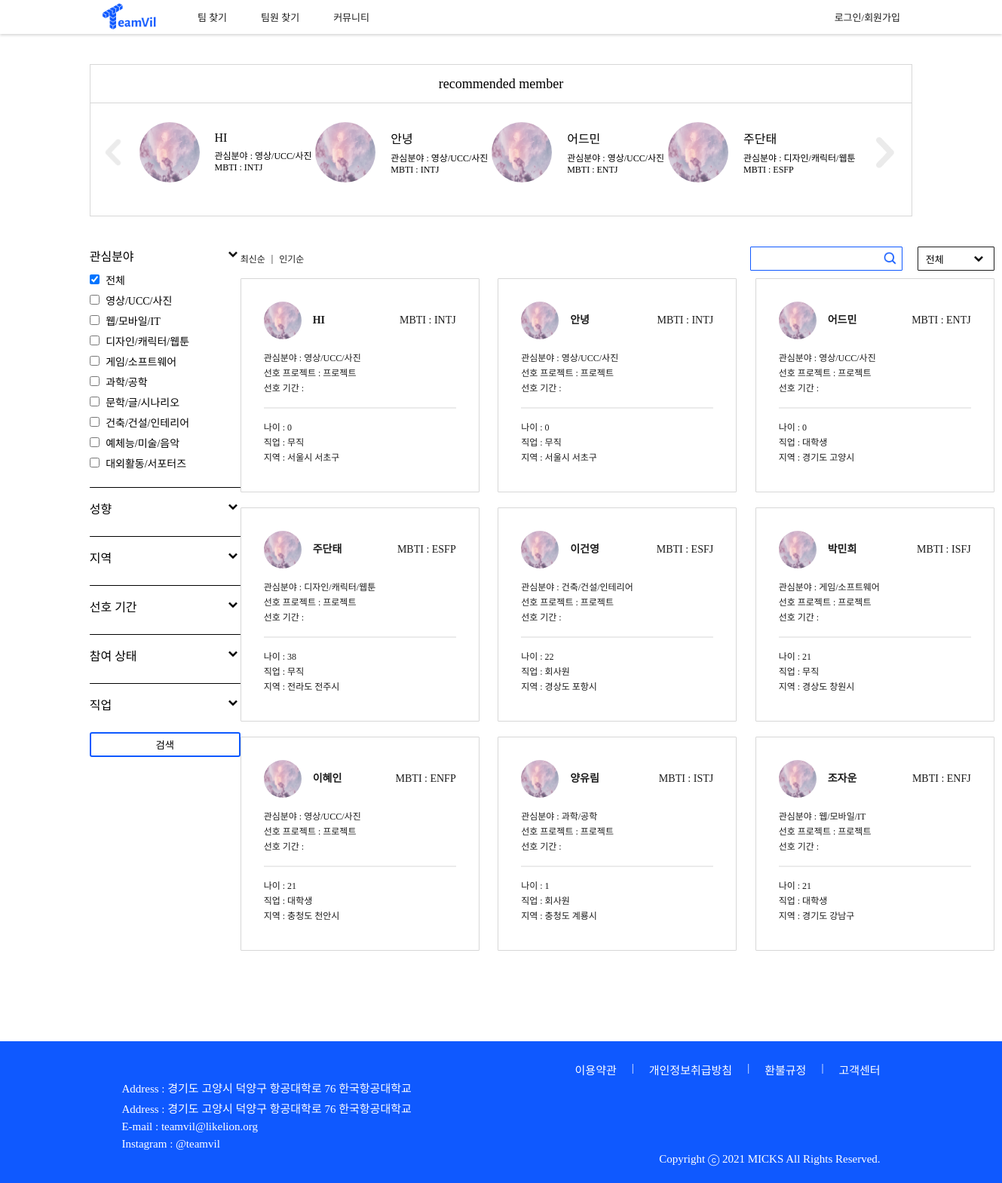
Before: /member/member_search/ with the older database file.
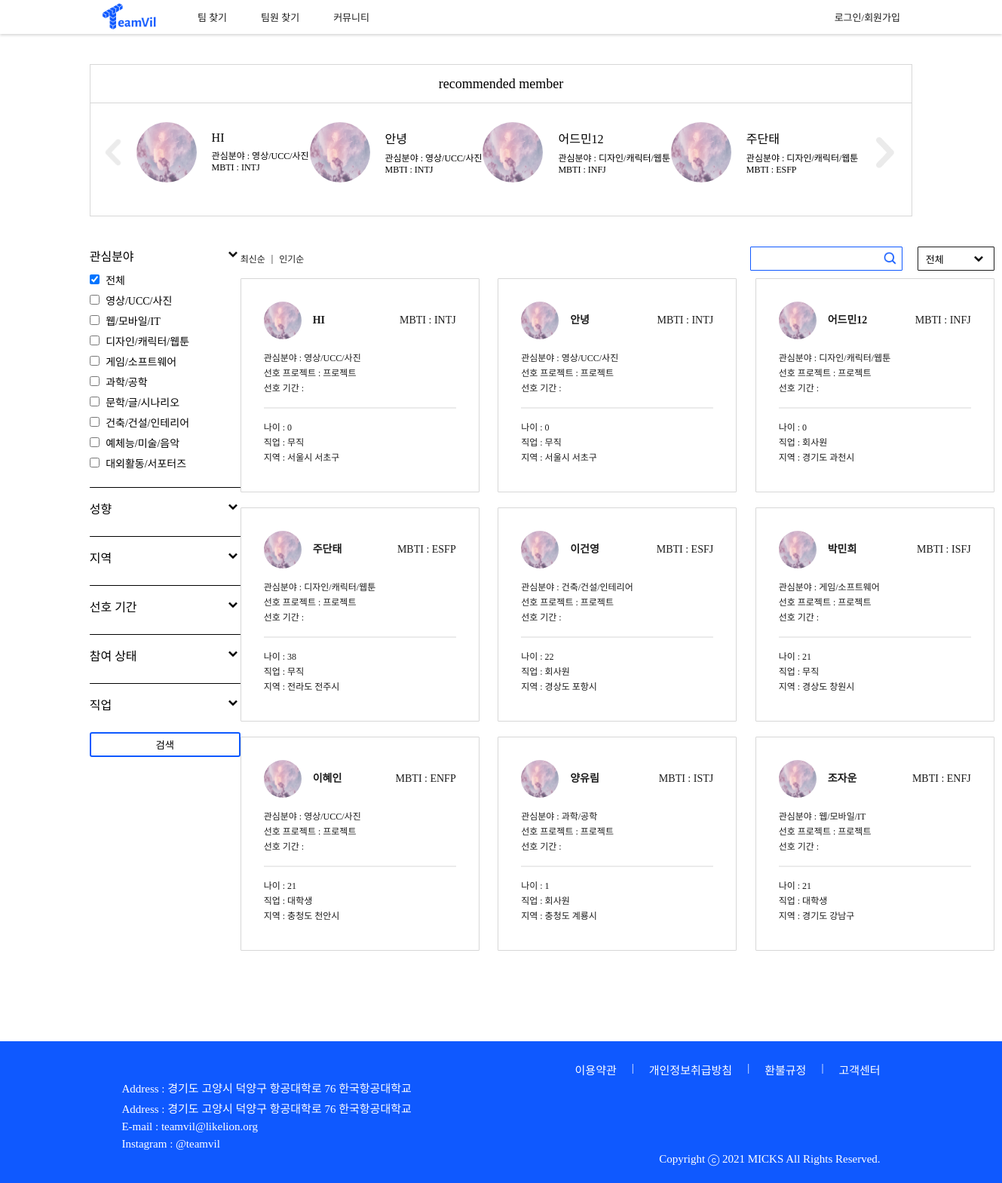
After: the same page with the newer database file.
### account/models.py (models this page shows, shortened)
class Profile(models.Model):
    user_id = models.ForeignKey(User, on_delete = models.CASCADE, db_column="user_id")
    name = models.CharField(max_length=25)
    mbti_id = models.ForeignKey(Mbti, on_delete = models.CASCADE, db_column="mbti_id")
    mbti_detail = models.CharField(max_length=100, null=True)
    email = models.CharField(max_length=45)
    phone = models.CharField(max_length=15)
    birthday = models.DateField()
    region1_id = models.ForeignKey(Region1, on_delete = models.CASCADE, db_column="region1_id")
    region2_id = models.ForeignKey(Region2, on_delete = models.CASCADE, db_column="region2_id")
    openPhone = models.IntegerField()
    openEmail = models.IntegerField()
    term_id = models.ForeignKey(Term, on_delete = models.CASCADE, db_column="term_id")
    field1_id = models.ForeignKey(Field1, on_delete = models.CASCADE, db_column="field1_id")
    field2 = models.CharField(max_length=20)
    state = models.IntegerField()
    job_id = models.ForeignKey(Job, on_delete = models.CASCADE, db_column="job_id")
    education_id = models.ForeignKey(Education, on_delete = models.CASCADE, db_column="education_id", null=True)
    isLink = models.IntegerField()
    isFile = models.IntegerField()
    isCarrer = models.IntegerField()
    pr = models.TextField(null=True)
    register = models.DateTimeField(default=timezone.now)
    photo = models.FileField(null=True)
    isReview = models.IntegerField()
    view_cnt = models.IntegerField(default=0)
    submit = models.IntegerField(default=0)

class Mbti(models.Model):
    mbti = models.CharField(max_length=4)
    mbti_cnt = models.IntegerField(default=0)

class Job(models.Model):
    job = models.CharField(max_length=20)

### home/models.py (models this page shows, shortened)
class Field1(models.Model):
    field1 = models.CharField(max_length=20)

class Region1(models.Model):
    region1 = models.CharField(max_length=20)

class Region2(models.Model):
    region1_id = models.ForeignKey(Region1, on_delete = models.CASCADE, db_column="region1_id")
    region2 = models.CharField(max_length=20)

### account/views.py (the view)
# urls.py: path('member_search/', views.member_search, name = "member_search"),
def member_search(request):
    profiles = Profile.objects.all().order_by('-register')
    profiles_reg = Profile.objects.all().order_by('-id')[:4]
    field1 = Field1.objects.all() # 대분야 (ex IT)
    mbti = Mbti.objects.all()
    region2 = Region2.objects.all() # ~시 (서울만 ~구)
    term = Term.objects.all()
    job = Job.objects.all()
    return render(request, "member_search.html", {'profiles':profiles, "field1s":field1, "mbtis" : mbti,
                                                    "region2s": region2, "terms": term, "jobs": job, "profiles_reg":profiles_reg})

### teamvil/templatetags/custom_tags.py (called while the page is built)
@register.simple_tag
def getAge(birthday):
    now = int(datetime.datetime.today().year)
    birthday = int(birthday.strftime('%Y'))
    return now - birthday

### account/templates/member_search.html (shortened to what this page needs)
<!DOCTYPE html>
<html lang="en">
{% load static %}
{% load custom_tags %}
<head>
    <link rel="stylesheet" href="{% static 'css/base.css' %}">
    <link rel="stylesheet" href="{% static 'css/member_search.css' %}">
</head>
<body>
    {% include 'navbar.html' %}
    <section class="member_search-rec-box margin">
        <p class="member_search-rec-title spoqa-regular">recommended member</p>
        <div class="member_search-rec-container">
            <img class="member_search-chevron-left" src="{% static 'image/chevron-left.png' %}" alt="">
            {% for reg in profiles_reg %}
            <div class="member_search-rec-member">
                <img class="member_search-rec-image" src="{% static 'image/cloud.jpg' %}">
                <div class="member_search-rec-info">
                    <p class="member_search-rec-info-name spoqa-regular">{{reg.name}}</p>
                    <p class="spoqa-light">관심분야 : {{reg.field1_id.field1}}</p>
                    <p class="spoqa-light">MBTI : {{reg.mbti_id.mbti}}</p>
                </div>
            </div>
            {% endfor %}
            <img class="member_search-chevron-right" src="{% static 'image/chevron-right.png' %}" alt="">
        </div>
    </section>
    <section class="member_search-container margin">
        <aside class="member_search-filter-container">
            <div class="member_search-filter-item-container">
                <div class="member_search-filter-active">
                    <p class="member_search-filter-title spoqa-medium">관심분야</p>
                    <div value="field1" class="drop_btn">
                        <img class="member_search-chevron" src="{% static 'image/chevron-down.png' %}">
                    </div>
                </div>
                <div class="active" id="field1">
                    <div class="member_search-filter-item-list spoqa-light">
                        <label>
                            <input type="checkbox" value='all' class="field1" data="field1_all" checked>
                            <span>전체</span>
                        </label>
                    </div>
                    {% for field1 in field1s %}
                        <div class="member_search-filter-item-list spoqa-light">
                            <label>
                                <input type="checkbox" value='{{field1.id}}' class="field1">
                                <span>{{field1.field1}}</span>
                            </label>
                        </div>
                    {% endfor %}
                </div>
                <hr>
                <div class="member_search-filter-active">
                    <p class="member_search-filter-title spoqa-medium">성향</p>
                    <div value="mbti" class="drop_btn">
                        <img class="member_search-chevron" src="{% static 'image/chevron-down.png' %}">
                    </div>
                </div>
                <hr>
                <div class="member_search-filter-active">
                    <p class="member_search-filter-title spoqa-medium">지역</p>
                    <div value="region" class="drop_btn">
                        <img class="member_search-chevron" src="{% static 'image/chevron-down.png' %}">
                    </div>
                </div>
                <hr>
                <div class="member_search-filter-active">
                    <p class="member_search-filter-title spoqa-medium">선호 기간</p>
                    <div value="term" class="drop_btn">
                        <img class="member_search-chevron" src="{% static 'image/chevron-down.png' %}">
                    </div>
                </div>
                <hr>
                <div class="member_search-filter-active">
                    <p class="member_search-filter-title spoqa-medium">참여 상태</p>
                    <div value="state" class="drop_btn">
                        <img class="member_search-chevron" src="{% static 'image/chevron-down.png' %}">
                    </div>
                </div>
                <hr>
                <div class="member_search-filter-active">
                    <p class="member_search-filter-title spoqa-medium">직업</p>
                    <div value="job" class="drop_btn">
                        <img class="member_search-chevron" src="{% static 'image/chevron-down.png' %}">
                    </div>
                </div>
            </div>
            <a class="a-search">
                <button class="search member_filter spoqa-medium">검색</button>
            </a>
        </aside>
        <main>
            <div class="member_search-member-select-container">
                <div class="member_search-member-select-sort spoqa-regular">
                    <a href="">최신순</a>
                    <p>|</p>
                    <a href="">인기순</a>
                </div>
                <div class="member_search-member-select-right-container">
                    <div class="member_search-search-container">
                        <input class="member_search-member-select-search spoqa-light" type="text">
                        <img class="member_search-search-button" src="{% static 'image/search.png' %}">
                    </div>
                    <div class="member_search-member-select-state spoqa-regular drop_btn" value="sort">
                        <div class="member_search-select-state-button">
                            <p>전체</p>
                            <img class="member_search-chevron" src="{% static 'image/chevron-down.png' %}">
                        </div>
                    </div>
                </div>
            </div>
            <div class="member_search-member-container">
                {% for profile in profiles %}
                    <a href="{% url 'member_detail' profile.id %}">
                        <article class="member_search-member-item">
                            <div class="member_search-member-profile-container">
                                <div class="member_search-member-name-container">
                                    <img class="member_search-member-image" src="{% static 'image/cloud.jpg' %}" alt="">
                                    <p class="spoqa-bold">{{profile.name}}</p>
                                </div>
                                <p class="spoqa-medium">MBTI : {{profile.mbti_id.mbti}}</p>
                            </div>
                            <p class="spoqa-medium">관심분야 : {{profile.field1_id.field1}}</p>
                            <p class="spoqa-medium">선호 프로젝트 :
                                {% if profile.type == 0 %}
                                    창업
                                {% elif profile.type == 1 %}
                                    공모전
                                {% else %}
                                    프로젝트
                                {% endif %}
                            </p>
                            <p class="spoqa-medium">선호 기간 : </p>
                            <hr>
                            <p class="spoqa-regular">나이 : {% getAge profile.birthday %}</p>
                            <p class="spoqa-regular">직업 : {{ profile.job_id.job }}</p>
                            <p class="spoqa-regular">지역 : {{ profile.region1_id.region1 }} {{ profile.region2_id.region2 }}</p>
                        </article>
                    </a>
                {% endfor %}
            </div>
        </main>
    </section>
    {% include 'footer.html' %}
</body>
</html>

### teamvil/templates/navbar.html
{% load static %}
<nav class="navbar-nav-container">
    <div class="navbar-left-container">
        <a href="{% url 'home' %}"><img class="navbar-logo" src="{% static 'image/Logo.png' %}" alt=""></a>
        <ul class="navbar-menu-container spoqa-regular">
            <li class="navbar-menu-item"><a href="{% url 'team_search' %}">팀 찾기</a></li>
            <li class="navbar-menu-item"><a href="{% url 'member_search' %}">팀원 찾기</a></li>
            <li class="navbar-menu-item"><a href="{% url 'team_new_back_S' %}">커뮤니티</a></li>
        </ul>
    </div>
    <ul class="navbar-my-container spoqa-regular">
        {% if user.is_authenticated %}
            <li class="navbar-my-item"><a href="{% url 'mypage' %}">마이페이지</a></li>
            <li class="navbar-my-item"><a href="{% url 'logout' %}">로그아웃</a></li>
        {% else %}
            <li class="navbar-my-item"><a href="{% url 'login' %}">로그인/</a><a href="{% url 'signup'  %}">회원가입</a></li>
        {% endif %}
    </ul>
</nav>

### teamvil/templates/footer.html
{% load static %}
<footer class="spoqa-light">
    <div class="footer-link">
        <a href="">이용약관</a>
        <p>|</p>
        <a href="">개인정보취급방침</a>
        <p>|</p>
        <a href="">환불규정</a>
        <p>|</p>
        <a href="">고객센터</a>
    </div>
    <div class="footer-info">
        <p>Address : 경기도 고양시 덕양구 항공대학로 76 한국항공대학교</p>
        <p>Address : 경기도 고양시 덕양구 항공대학로 76 한국항공대학교</p>
        <p>E-mail : teamvil@likelion.org</p>
        <p>Instagram : @teamvil</p>
    </div>
    <div class="footer-copyright">
        <p>Copyright ⓒ 2021 MICKS All Rights Reserved.</p>
    </div>
</footer>

### teamvil/static/css/base.css (style rules this page uses)
* { margin: 0; padding: 0; }
.margin { margin: 0px 118.6875px; }
.active { display: block; }
.spoqa-light { font-family: 'Spoqa Han Sans Neo', 'sans-serif'; font-weight: 300; }
.spoqa-regular { font-family: 'Spoqa Han Sans Neo', 'sans-serif'; font-weight: 400; }
.spoqa-medium { font-family: 'Spoqa Han Sans Neo', 'sans-serif'; font-weight: 500; }
.spoqa-bold { font-family: 'Spoqa Han Sans Neo', 'sans-serif'; font-weight: 700; }
ul { list-style: none; padding: 0; margin: 0; }
a { text-decoration: none; color: #1B1B1B; }
li a { font-size: 13px; }
.navbar-nav-container { display: flex; justify-content: space-between; align-items: center; height: 45.10125px; padding: 0px 135px; box-shadow: 0px 1.5825px 3.165px rgba(0, 0, 0, 0.15); font-size: 0; }
.navbar-left-container { display: flex; justify-content: space-between; align-items: center; width: 400px; flex-shrink: 0; }
.navbar-logo { width: 72.795px; height: 37.362825; }
.navbar-menu-container { display: flex; justify-content: space-between; }
.navbar-my-container { display: flex; justify-content: space-between; }
.navbar-menu-item { margin-right: 45px; flex-shrink: 0; }
.navbar-my-item { margin-left: 45px; flex-shrink: 0; }
footer { padding: 0 161.415px; display: block; color: #ffffff; background-color: #0f59ff; }
.footer-link { padding-top: 26.9025px; display: flex; justify-content: flex-end; }
.footer-link a { color: #ffffff; font-size: 15px; }
.footer-link p { padding: 0 20px; font-size: 15px; }
.footer-info p { padding: 3px 0; font-size: 15px; }
.footer-copyright { display: flex; justify-content: flex-end; padding-bottom: 22.94625px; }
.footer-copyright p { font-size: 15px; }

Changed rows visible on the page:
changed Profile: name "어드민" → "어드민12"; field1_id.field1 "영상/UCC/사진" → "디자인/캐릭터/웹툰"; mbti_id.mbti "ENTJ" → "INFJ"; job_id.job "대학생" → "회사원"; region2_id.region2 "고양시" → "과천시"
